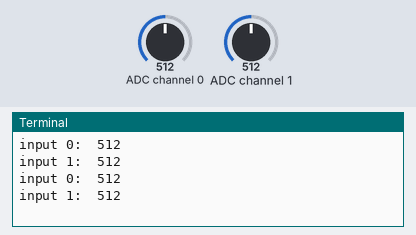
A program run on a simulated Raspberry Pi (BCM pin numbers). Shown: the last lines printed to the terminal. Inputs (shaded band) come from the test bench; at power-on: ADC channel 0 = 512, ADC channel 1 = 512 (analog values on the 0–1023 scale).

Above: at 1.2 s.
1.3 s: ADC channel 0 set to 716
At 2.6 s:
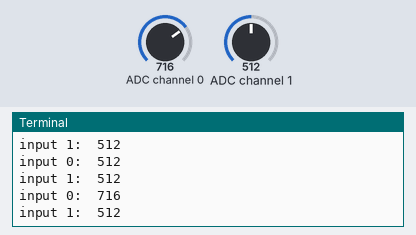
2.8 s: ADC channel 1 set to 716
At 3.8 s:
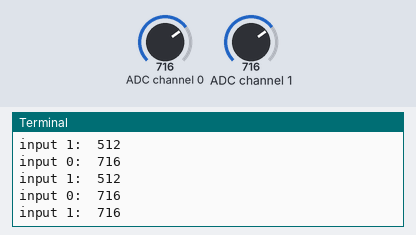
4.3 s: ADC channel 0 set to 900
At 5.6 s:
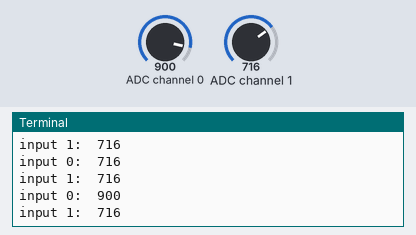
5.8 s: ADC channel 1 set to 900
At 6.4 s:
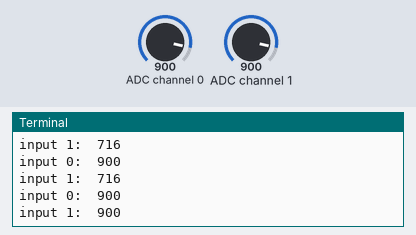
Timing chart, 0 to 8.3 s (numbered marks = the images above; inputs shaded):
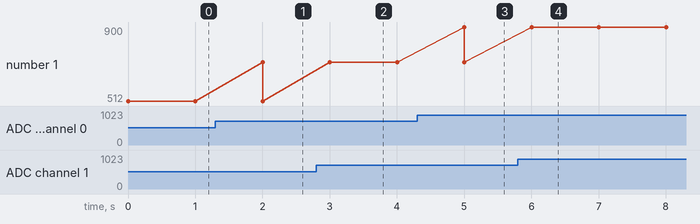

The program:

Ex1.py
```python
import spidev
import time

spi = spidev.SpiDev()
spi.open(0, 0)
spi.max_speed_hz = 1000000


def read_adc(adc_num):
    if not 0 <= adc_num <= 7:
        return -1
    r = spi.xfer2([1, (8 + adc_num) << 4, 0])
    time.sleep(0.00005)
    adc_out = ((r[1] & 3) << 8) + r[2]
    return adc_out


while True:
    tmp0 = read_adc(0)
    tmp1 = read_adc(1)
    print("input 0: ", tmp0)
    print("input 1: ", tmp1)
    time.sleep(1)
```

Measured:
- after the input at 1.3 s, the terminal: prints a new line after 0.70 s (image 1)
- after the input at 2.8 s, the terminal: prints a new line after 0.20 s (image 2)
- after the input at 4.3 s, the terminal: prints a new line after 0.70 s (image 3)
- after the input at 5.8 s, the terminal: prints a new line after 0.20 s (image 4)
